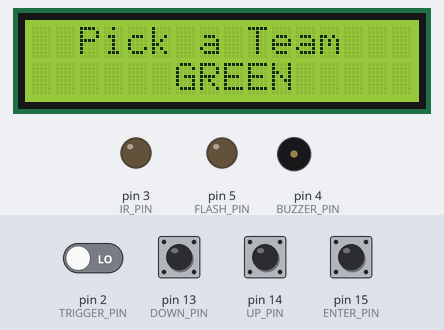
Bench run of a sketch on a simulated Arduino Uno, built with avr-gcc and run on an emulated ATmega328P. Parts: 16×2 character LCD, output pins drawn as LEDs (lit = HIGH), buzzer (waves = sounding, pin HIGH). The test bench sets the inputs (shaded band); at power-on: pin 2 (TRIGGER_PIN), pin 13 (DOWN_PIN), pin 14 (UP_PIN), pin 15 (ENTER_PIN) LOW. What the sketch prints to the serial monitor is not drawn.

Above: at 2.2 s.
2.3 s: pin 13 (DOWN_PIN) pulled HIGH for 0.15 s
At 3.6 s:
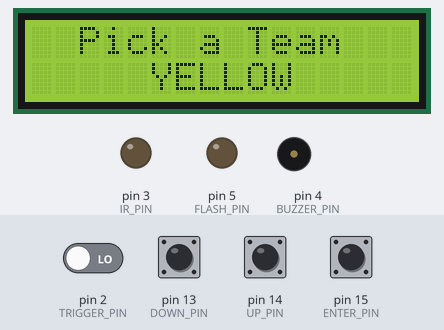
3.9 s: pin 13 (DOWN_PIN) pulled HIGH for 1 s
At 6.1 s:
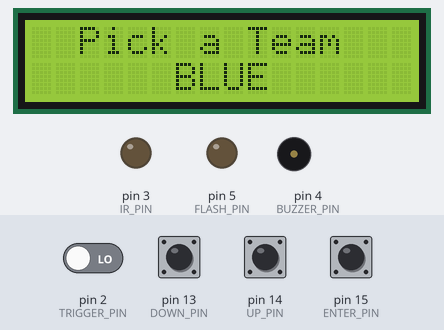
6.4 s: pin 13 (DOWN_PIN) pulled HIGH for 0.15 s
At 6.9 s:
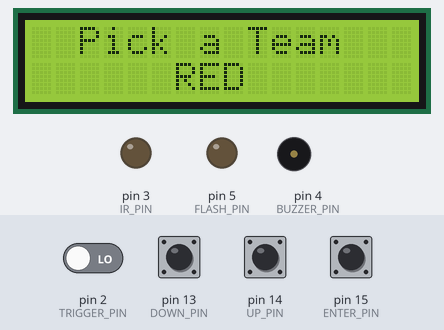
8.0 s: pin 13 (DOWN_PIN) pulled HIGH for 3.2 s
At 12.2 s:
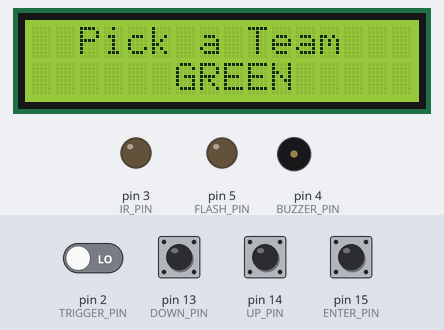
12.7 s: pin 14 (UP_PIN) pulled HIGH for 0.15 s
At 14.0 s:
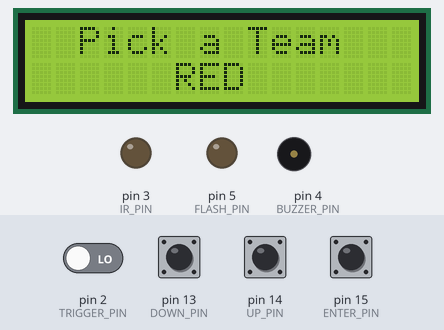
14.3 s: pin 15 (ENTER_PIN) pulsed HIGH 2 times (0.12 s each, 0.3 s apart)
At 15.9 s:
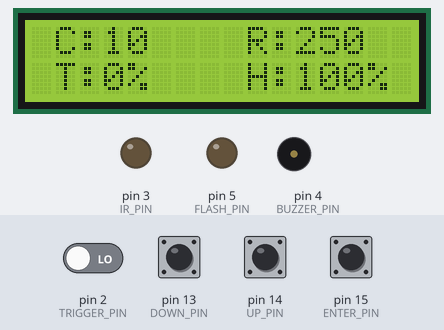
Timing chart, 0 to 17.4 s (numbered marks = the images above; inputs shaded):
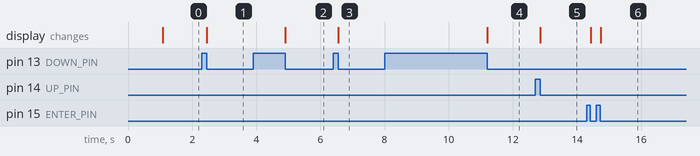

Measured:
- after the input at 2.3 s, the display: changes after 0.16 s (image 1)
- after the input at 3.9 s, the display: changes after 1.0 s (image 2)
- after the input at 6.4 s, the display: changes after 0.16 s (image 3)
- after the input at 8.0 s, the display: changes after 3.2 s (image 4)
- after the input at 12.7 s, the display: changes after 0.16 s (image 5)
- after the input at 14.3 s, the display: first changes after 0.13 s (image 6 shows a later state)

The sketch:

lasertag.ino
```cpp
// Included libraries
#include <LiquidCrystal.h>
#include <Button.h>
#include <IRremote.h>

#define PULLUP false
#define INVERT false
#define DEBOUNCE_MS 20     //A debounce time of 20 milliseconds usually works well for tactile button switches.
#define TRIGGER_PIN 2
#define IR_PIN      3
#define BUZZER_PIN  4
#define FLASH_PIN   5        // Muzzle flash LED
#define UP_PIN      14
#define DOWN_PIN    13
#define ENTER_PIN   15

// Object creation
IRsend irsend;
Button triggerBtn(TRIGGER_PIN, PULLUP, INVERT, DEBOUNCE_MS);    //Declare the button
Button upBtn(UP_PIN, PULLUP, INVERT, DEBOUNCE_MS);
Button downBtn(DOWN_PIN, PULLUP, INVERT, DEBOUNCE_MS);
Button enterBtn(ENTER_PIN, PULLUP, INVERT, DEBOUNCE_MS);
LiquidCrystal lcd(12, 11, 10, 9, 8, 7);

// default settings
int MAX_AMMO = 250;
int AMMO = MAX_AMMO;
int HEALTH = 100;
int CHARGES = 10;
float TEMP = 0;
boolean menuActivated = true;
byte subMenu = 0;

struct PACKET {
  uint8_t TEAM;
  uint8_t PLAYER;
  uint8_t DAMAGE;
};

struct PACKET LASER;

uint16_t dataPacket;

void setup() {
  Serial.begin(115200);
  lcd.begin(16, 2);
  lcd.clear();
  lcd.home();
  lcd.print("  MHS Lasertag");
  lcd.setCursor(2, 1);
  lcd.print("Game System");
  pinMode(FLASH_PIN, OUTPUT);
  pinMode(IR_PIN, OUTPUT);
  pinMode(BUZZER_PIN, OUTPUT);
  pinMode(TRIGGER_PIN, INPUT);

  delay(1000);
  lcd.clear();

  LASER.TEAM = 3;
  LASER.PLAYER = 27;
  LASER.DAMAGE = 8;
}


void laserSound() {
  digitalWrite(FLASH_PIN, HIGH);
  for (int start = 50; start < 175; start = start + 1) {
    digitalWrite(BUZZER_PIN, HIGH);  //positive square wave
    delayMicroseconds(start);      //192uS
    digitalWrite(BUZZER_PIN, LOW);     //neutral square wave
    delayMicroseconds(start);      //192uS
  }
  digitalWrite(FLASH_PIN, LOW);
}

void recharge() {
  float steps = 1;
  for (int start = 3000; start > 0; start = start - (int)steps) {
    digitalWrite(BUZZER_PIN, HIGH);  //positive square wave
    delayMicroseconds(start);      //192uS
    digitalWrite(BUZZER_PIN, LOW);     //neutral square wave
    delayMicroseconds(start);      //192uS
    steps = steps * 1.005;
  }
}

void waitForReload() {
  recharge();
  AMMO = MAX_AMMO;
  TEMP = 0;
}

void updateDisplay() {
  // Print number of charges
  lcd.setCursor(1, 0);
  lcd.print("C:");
  lcd.print(CHARGES);
  lcd.print(" ");

  // print number of rounds
  lcd.setCursor(9, 0);
  lcd.print("R:");
  lcd.print(AMMO);
  lcd.print(" ");

  // print temperature
  lcd.setCursor(1, 1);
  lcd.print("T:");
  lcd.print((int)TEMP);
  lcd.print("% ");

  // print health
  lcd.setCursor(9, 1);
  lcd.print("H:");
  lcd.print(HEALTH);
  lcd.print("% ");
}


void pickTeam() {
  while (1) {
    lcd.home();
    lcd.print("  Pick a Team");
    switch (LASER.TEAM) {
      case 0:
        lcd.setCursor(6, 1);
        lcd.print("RED");
        break;
      case 1:
        lcd.setCursor(6, 1);
        lcd.print("BLUE");
        break;
      case 2:
        lcd.setCursor(5, 1);
        lcd.print("YELLOW");
        break;
      case 3:
        lcd.setCursor(6, 1);
        lcd.print("GREEN");
        break;
    }
    upBtn.read();                    //Read the button
    if (upBtn.wasReleased()) {
      LASER.TEAM += 1;
      if (LASER.TEAM > 3) LASER.TEAM = 0;
      lcd.clear();
    }
    downBtn.read();
    if (downBtn.wasReleased()) {
      LASER.TEAM -= 1;
      if (LASER.TEAM == 255) LASER.TEAM = 3;
      Serial.println(LASER.TEAM);
      lcd.clear();
    }
    enterBtn.read();
    if (enterBtn.wasReleased()) {
      subMenu = 1;
      return;
    }
  }
}

void pickPlayer() {
  while (1) {
    lcd.home();
    lcd.print("Pick a Player ID");
    lcd.setCursor(8, 1);
    lcd.print(LASER.PLAYER);
    upBtn.read();                    //Read the button
    if (upBtn.wasReleased()) {
      LASER.PLAYER += 1;
      if (LASER.PLAYER > 31) LASER.PLAYER = 0;
      lcd.clear();
    }
    downBtn.read();
    if (downBtn.wasReleased()) {
      LASER.PLAYER -= 1;
      if (LASER.PLAYER == 255) LASER.PLAYER = 31;
      Serial.println(LASER.PLAYER);
      lcd.clear();
    }
    enterBtn.read();
    if (enterBtn.wasReleased()) {
      subMenu = 2;
      lcd.clear();
      return;
    }
  }
}

void displayMenu() {
  while (1) {
    lcd.clear();
    lcd.home();
    switch (subMenu) {
      case 0:
        pickTeam();
        break;
      case 1:
        pickPlayer();
        break;
      case 2:
        menuActivated = false;
        lcd.clear();
        dataPacket = (LASER.TEAM<<9) | (LASER.PLAYER<<4) | LASER.DAMAGE;
        return;
    }
  }
}

void cooldown() {
  for (float countdown = 0; countdown < 100; countdown = countdown + 0.1) {
    digitalWrite(BUZZER_PIN, HIGH);
    delayMicroseconds(countdown*5);
    digitalWrite(BUZZER_PIN, LOW);
    delayMicroseconds(countdown);
    TEMP = 100-countdown;
    updateDisplay();
  }
}

void loop() {
  if (menuActivated) displayMenu();
  else updateDisplay();

  triggerBtn.read();                    //Read the button

  if (triggerBtn.isPressed()) {       //If the button was pressed, change the LED state
    irsend.sendSony(dataPacket, 11); delay(15);
    laserSound();
    AMMO -= 1;
    TEMP = TEMP + 2;
    if (TEMP > 100) cooldown();
  }
  if (AMMO == 0) {
    updateDisplay();
    waitForReload();
  }
  TEMP = TEMP - 0.1;
  if (TEMP < 0) TEMP = 0;
}
```
